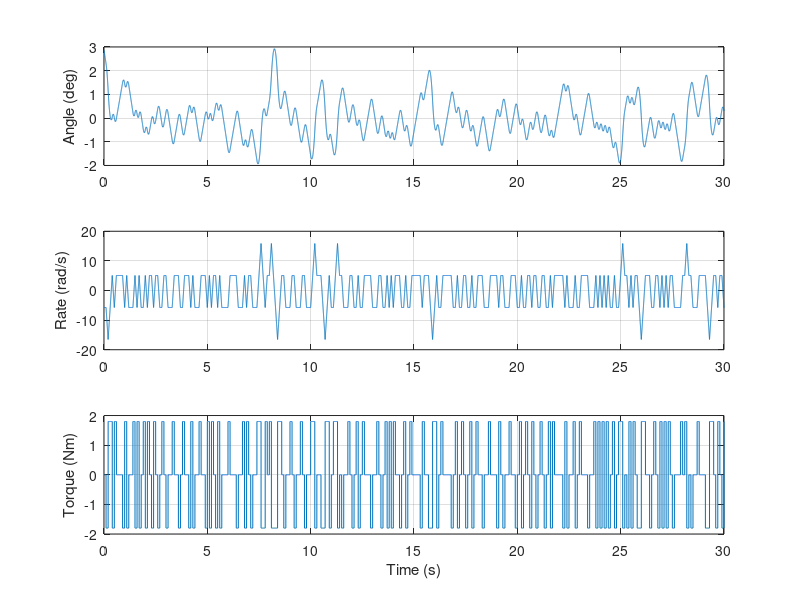

Recreate this plot in MATLAB.
clear
clc

I_rocket = 0.95625;
T = 0.1;

% Continuous dynamics: state = [theta; omega]
A = [0 1; 0 0];
B = [0; 1/I_rocket];

% Discretize
sys_c = ss(A, B, eye(2), 0);
sys_d = c2d(sys_c, T, 'zoh');
Ad = sys_d.A;
Bd = sys_d.B;

max_torque= 1.8;
max_acceptable_omega= 0.16; % roll rate
max_acceptable_theta=0.02; %roll angle

q_theta = 1 / (max_acceptable_theta)^2;
q_omega = 1 / (max_acceptable_omega)^2;
%R       = 1 / (max_torque)^2;           


% Cost matrices
Q = diag([5*q_theta, 2*q_omega]);
R = 1 / (max_torque)^2;

% Solve DARE
[K, ~, ~] = dlqr(Ad, Bd, Q, R);

% K = [k_theta, k_omega]
disp(K)

% Simulation parameters
dt = 0.001;           % integration step
T_ctrl = 0.1;         % control decision every 0.1s
t_end = 30.0;
N = t_end / dt;

% Initial conditions
theta = 0.05;         
omega = -0.1;

% Deadband thresholds 

dead_theta = 0.025;    % rad
dead_omega = 0.08;     % rad/s


fire_threshold = 0.8; % switching variable threshold

log_t = zeros(1,N); log_theta = zeros(1,N);
log_omega = zeros(1,N); log_u = zeros(1,N);

u_current = 0;        % torque currently applied
ctrl_timer = 0;



for k = 1:N
    t = k * dt;
    ctrl_timer = ctrl_timer + dt;

    % Control decision every T_ctrl seconds
    if ctrl_timer >= T_ctrl
        ctrl_timer = 0;

        % Add simulated sensor noise
        theta_m = theta + 0.0087 * randn();
        omega_m = omega + 0.05  * randn();

        % Deadband check
        if abs(theta_m) < dead_theta && abs(omega_m) < dead_omega
            u_current = 0;
        else
            % LQR switching variable
            sv = -K(1)*theta_m - K(2)*omega_m;

            if sv > fire_threshold
                u_current = 1.8;
            elseif sv < -fire_threshold
                u_current = -1.8;
            else
                u_current = 0;
            end
        end
    end

    % Integrate dynamics
    alpha_now = u_current / I_rocket;
    omega = omega + alpha_now * dt;
    theta = theta + omega * dt;

    log_t(k) = t;
    log_theta(k) = theta;
    log_omega(k) = omega;
    log_u(k) = u_current;
end

% Plot
figure;
subplot(3,1,1); plot(log_t, rad2deg(log_theta)); ylabel('Angle (deg)'); grid on;
subplot(3,1,2); plot(log_t, rad2deg(log_omega)); ylabel('Rate (rad/s)'); grid on;
subplot(3,1,3); plot(log_t, log_u); ylabel('Torque (Nm)'); grid on;
xlabel('Time (s)');
